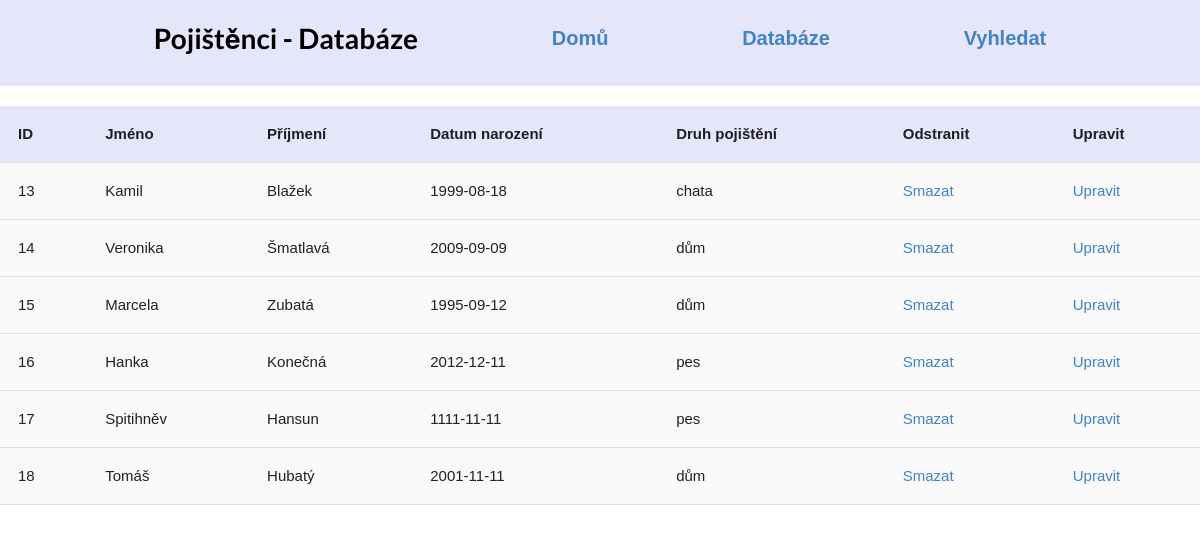
/databaze, run on the app's committed database.
### main.py (models this page shows)
class Pojistenec(db.Model):
    id = db.Column(db.Integer, primary_key=True)
    jmeno = db.Column(db.String(100))
    prijmeni = db.Column(db.String(100))
    datum_narozeni = db.Column(db.Date)
    pojistka = db.Column(db.String(100))

### main.py (the view)
@app.route("/databaze")
def databaze():
    databaze_pojistenci = Pojistenec.query.all()
    return render_template("databaze.html",databaze=databaze_pojistenci)

### templates/databaze.html (shortened to what this page needs)
<!DOCTYPE html>
<html lang="en">
<head>
    <link rel="stylesheet" href="https://cdn.jsdelivr.net/npm/semantic-ui@2.4.2/dist/semantic.min.css">
</head>
<body>
    <header>
    <nav>
        <ul>
            <li><h1 class="text-center">Pojištěnci - Databáze</h1></li>
            <li><a href="/">Domů</a></li>
            <li><a href="/databaze">Databáze</a></li>
            <li><a href="/search">Vyhledat</a></li>
        </ul>
    </nav>
</header>
    <table>
        <thead>
            <tr>
                <th>ID</th>
                <th>Jméno</th>
                <th>Příjmení</th>
                <th>Datum narození</th>
                <th>Druh pojištění</th>
                <th>Odstranit</th>
                <th>Upravit</th>
            </tr>
        </thead>
        <tbody>
            {% for pojistenec in databaze %}
            <tr>
                <td>{{ pojistenec.id }}</td>
                <td>{{ pojistenec.jmeno }}</td>
                <td>{{ pojistenec.prijmeni }}</td>
                <td>{{ pojistenec.datum_narozeni }}</td>
                <td>{{ pojistenec.pojistka }}</td>
                <td><a href="{{ url_for('delete', id=pojistenec.id) }}">Smazat</a></td>
                <td><a href="{{ url_for('edit', id=pojistenec.id) }}" > Upravit</a></td>
            </tr>
            {% endfor %}
        </tbody>
    </table>
</body>
</html>

### templates/databaze.html (style rules this page uses)
* { margin:0; padding:0; }
table { width: 100%; border-collapse: collapse; background-color: #f9f9f9; margin:20px; }
th, td { padding: 18px; text-align: left; border-bottom: 1px solid #ddd; font-size:15px; }
th { background-color: #E6E6FA; }
ul { margin: 20px; list-style-type: none; padding: 0; display:flex; justify-content: space-evenly; color:black; align-items:center; }
li { margin-bottom: 10px; position:left; display:flex; justify-content: space-evenly; color:black }
header { background-color: #E6E6FA; flex-box:center;; text-align: center; width: 100%; font-weight: bold; font-size:20px; color:black }
body { display: flex; flex-direction:column; align-items: center; box-sizing: border-box; margin: 0; font-family: Arial }

### data on the page
Pojistenec: id "13", jmeno "Kamil", prijmeni "Blažek", datum_narozeni "1999-08-18", pojistka "chata"
Pojistenec: id "14", jmeno "Veronika", prijmeni "Šmatlavá", datum_narozeni "2009-09-09", pojistka "dům"
Pojistenec: id "15", jmeno "Marcela", prijmeni "Zubatá", datum_narozeni "1995-09-12", pojistka "dům"
Pojistenec: id "16", jmeno "Hanka", prijmeni "Konečná", datum_narozeni "2012-12-11", pojistka "pes"
Pojistenec: id "17", jmeno "Spitihněv", prijmeni "Hansun", datum_narozeni "1111-11-11", pojistka "pes"
Pojistenec: id "18", jmeno "Tomáš", prijmeni "Hubatý", datum_narozeni "2001-11-11", pojistka "dům"
